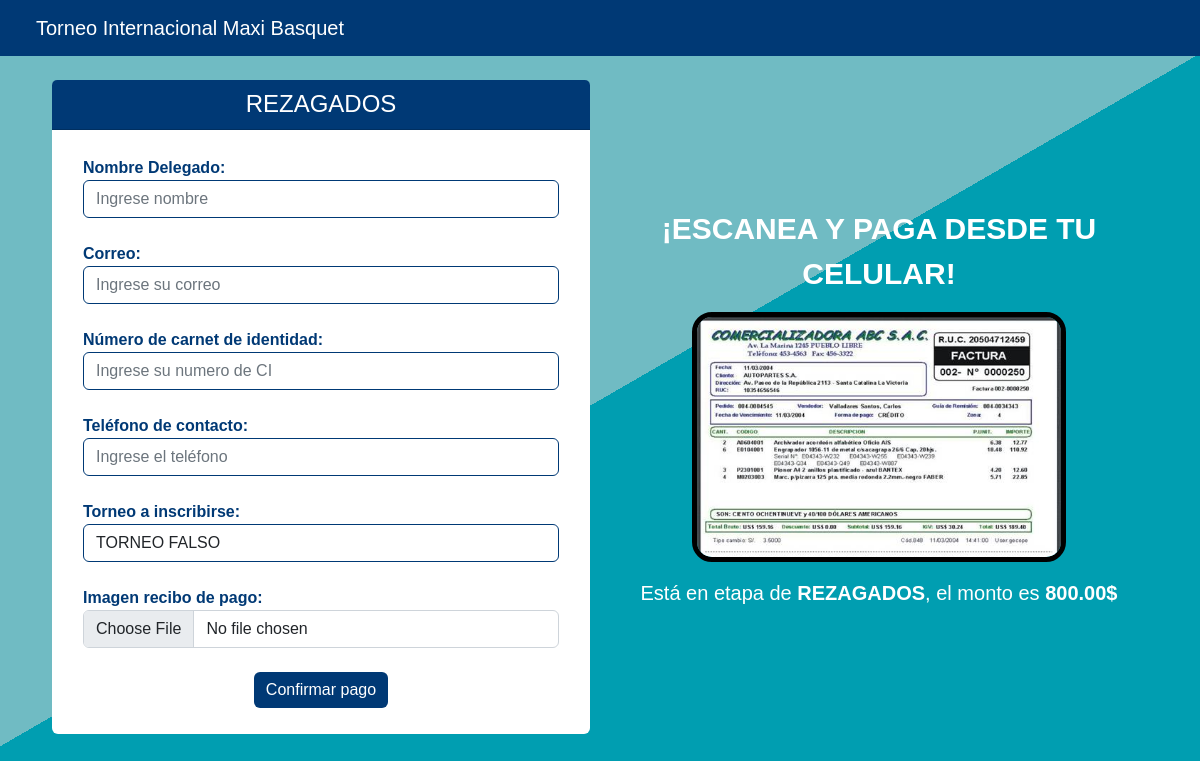
/preinscripcion/1, run on the app's committed database.
### torneo/models.py (models this page shows, shortened)
class Torneo(models.Model):
    nombre_torneo = models.CharField(max_length=50)
    fecha_torneo_inicio = models.DateField(null=True)
    fecha_torneo_fin = models.DateField(null=True)
    pais_torneo = models.CharField(max_length=30)
    torneo_estado = models.BooleanField(default=True)
    invitacion_documento = models.FileField(
        upload_to='static/imagenes/convocatorias/', verbose_name='Convocatoria')
    logo = models.ImageField(
        upload_to='static/imagenes/logos/', verbose_name='LogoTorneo', null=True)
    id_organizador = models.ForeignKey(Organizador, on_delete=models.CASCADE)
    class Meta:
        verbose_name_plural = "Torneos"

class Inscripcion(models.Model):
    fecha_inicio = models.DateField(auto_now=False, auto_now_add=False)
    fecha_fin = models.DateField(auto_now=False, auto_now_add=False)
    monto_inscripcion = models.DecimalField(max_digits=10, decimal_places=2)
    qr_inscripcion = models.ImageField(
        upload_to='static/imagenes/qrs/', verbose_name='qr2', null=True)
    estado_inscripcion = models.BooleanField(default=False)
    id_torneo = models.ForeignKey(Torneo, on_delete=models.CASCADE)
    class Meta:
        verbose_name_plural = "Inscripcion"

### torneo/views.py (the view, shortened to what this page needs)
# urls.py: path('preinscripcion/<int:id>', views.preinscripcion, name='preinscripcion'),
def preinscripcion(request, id):
    if request.method == 'GET':
        if not request.user.is_anonymous:
            if request.user.email.endswith('@delegacion.com'):
                return redirect('delegacionTorneo')
            elif request.user.email.endswith('@admin.com'):
                return redirect('torneos')
        else:
            Preins = Pre_Inscripcion.objects.get(id_torneo_id=id)
            Ins = Inscripcion.objects.get(id_torneo_id=id)
            now = date.today()
            if (Preins and Ins):
                if (now >= Preins.fecha_inicioPre and now <= Preins.fecha_finPre):
                    return render(request, 'pagoPreinscripcion.html',
                                {'etapa': "PRE-INSCRIPCION",
                                'monto': Preins.monto_Preinscripcion,
                                'torneo': Preins.id_torneo.nombre_torneo,
                                'qr': Preins.qr_Preinscripcion
                                })
                elif (now >= Ins.fecha_inicio and now <= Ins.fecha_fin):
                    return render(request, 'pagoPreinscripcion.html',
                                {'etapa': "REZAGADOS",
                                'monto': Ins.monto_inscripcion,
                                'torneo': Ins.id_torneo.nombre_torneo,
                                'qr': Ins.qr_inscripcion
                                })
            else:
                messages.warning(request, "Algo salio mal, intente nuevamente")
                return redirect('home')
    elif request.method == 'POST':
        return enviarSolicitud(request, id)

### torneo/templates/pagoPreinscripcion.html (shortened to what this page needs)
{% load static %}
<!doctype html>
<html lang="es">
<head>
    <link rel="stylesheet" href="https://cdn.jsdelivr.net/npm/bootstrap@5.2.0/dist/css/bootstrap.min.css"
>
    <link rel="stylesheet" href="/static/css/pagoPreinscripcion.css">
    <link rel="stylesheet" href="https://cdn.jsdelivr.net/npm/bootstrap-icons@1.9.1/font/bootstrap-icons.css" />
</head>
<body onload="">
    <header>
        <nav class="navbar navbar-expand-lg navbar-custom">
          <div class="container-fluid">
            <div class="menu d-flex">
              <a class="navbar-brand" id="Titulo" href="{% url 'home' %}">Torneo Internacional Maxi Basquet</a>
            </div>
            <div class="">
              <div class="collapse navbar-collapse" id="navbarNav">
              </div>
            </div>
          </div>
        </nav>
    </header>
    <br>
    <main id="principal" class="container d-flex align-items-center justify-content-center">
        <div class="container">
        <div class="row">
            <div class="col-12 col-lg-6 d-flex align-items-center" id="formularioCol">
                <div class="card">
                    <div class="card-header text-center">
                        <b><h4>{{etapa}}</h4></b>
                    </div>
                    <div class="card-body">
                        <form class="needs-validation" id="formulario" name="formulario" method="POST" enctype="multipart/form-data" novalidate>
                            <div class="position-relative">
                                <label for="nombreDel">Nombre Delegado:</label>
                                <input type="text" name="nombre_delegado" id="delagado_input"  class="form-control"
                                placeholder="Ingrese nombre" pattern="^(?!\s)[a-zA-ZÁáÉéÍíÓóÚú\s]{5,50}" required>
                            </div>
                            <br>
                            <div class="position-relative">
                                <label for="email">Correo:</label>
                                <input type="email" name="correo_delegado" id="correo_input" minlength="5"
                                placeholder="Ingrese su correo" class="form-control" required>
                            </div>
                            <br>
                            <div class="position-relative">
                                <label for="ci" id="ci_label">Número de carnet de identidad:</label>
                                <input type="text" name="ci_delegado" id="ci_input" pattern="^(?!\s)[0-9]{7,15}"
                                placeholder="Ingrese su numero de CI" class="form-control"  required>
                            </div>
                            <br>
                            <div class="position-relative">
                                <label for="telef" id="telef_label">Teléfono de contacto:</label>
                                <input type="text" class="form-control"  name="telef_delegado" id="telef_input" pattern="^(?!\s)[0-9\+]{8,15}"
                                placeholder="Ingrese el teléfono" required>
                            </div>
                            <br>
                            <div class="position-relative">
                                <label for="torneo" id="torneo_label">Torneo a inscribirse:</label>
                                <input type="text" class="primer form-control" name="torneo_selec" id="torneo"
                                placeholder="Ingrese el usuario a proporcionar" value="{{torneo}}" aria-disabled="true"
                                onfocus="this.blur()" required>
                            </div>
                            <br>
                            <div class="position-relative">
                                <label for="recibo" id="recibo_label">Imagen recibo de pago:</label>
                                <input class="form-control"  type="file"  onchange="validarComprobante()"
                                id="voucher" accept="doctype" name="img_comprobante" value="upload" required>
                            </div>
                            <br>
                            <div class="footer-form">
                                <button type="submit" class="btn btn-danger" name="Confirmar"
                                id="button-pago" value="{{etapa}}" >Confirmar pago</button>
                            </div>
                        </form>
                    </div>
                </div>
            </div>
            <br><br>
            <div class="col-12 col-lg-6 side">
                <p id="infoTitle">¡Escanea y paga desde tu celular!</p>
                <div id="qr">
                    <img class="qr" src="/{{qr}}">
                </div>
                <div>
                    <p id="info">
                        Está en etapa de <b>{{etapa}}</b>, el monto es <b>{{monto}}$</b>
                    </p>
                </div>
            </div>
        </div>
    </div>
    </main>
</body>
</html>

### static/css/pagoPreinscripcion.css (style rules this page uses)
* { font-family: 'Montserrat', sans-serif; }
body { background-color: hsl(0, 0%, 100%); background-image: -webkit-linear-gradient(120deg, #009eb1 50%, #70bbc3 50%); background-repeat: no-repeat; background-size: cover; background-position: center; background-attachment: fixed; min-height: 100vh; color: rgb(255, 255, 255); }
.card { width: 100%; border: none; background-color: #ffffff; }
header { position: sticky !important; top:0; }
.navbar-custom { background-color: #003975; }
.navbar-brand { color: white !important; }
header { z-index: 50; }
#formulario { padding: 10px 15px; width: 100%; }
#qr { height: 100%; }
img { object-fit: cover; width: 70%; height: 70%; align-items: center; border: solid 5px black; border-radius: 20px; }
.side { text-align: -webkit-center; margin: auto; }
.footer-form { text-align: center; }
label { display: block; }
h4 { margin: 0; }
.card-body { color: #003975; font-weight: bold; }
.card-header { padding: 10px 0px; background-color: #003975; color: white; font-weight: bold; }
#formularioCol { padding: 0px 10px; color: black; }
#formulario input[type='email'], #formulario input[type='text'] { border: none; border: solid 1px #003975; transition: all 0.3s ease; }
#infoTitle { font-size: 30px; margin:16px 0px; font-weight: bold; text-transform: uppercase; }
#info { margin:16px 0px; font-size: 20px; }
#button-pago { background-color: #003975; border: none; }

### data on the page
Torneo: torneo_selec "TORNEO FALSO"
Inscripcion: qr_inscripcion (picture), monto_inscripcion "800.00"

### other printed values
{{ etapa }} "REZAGADOS"
